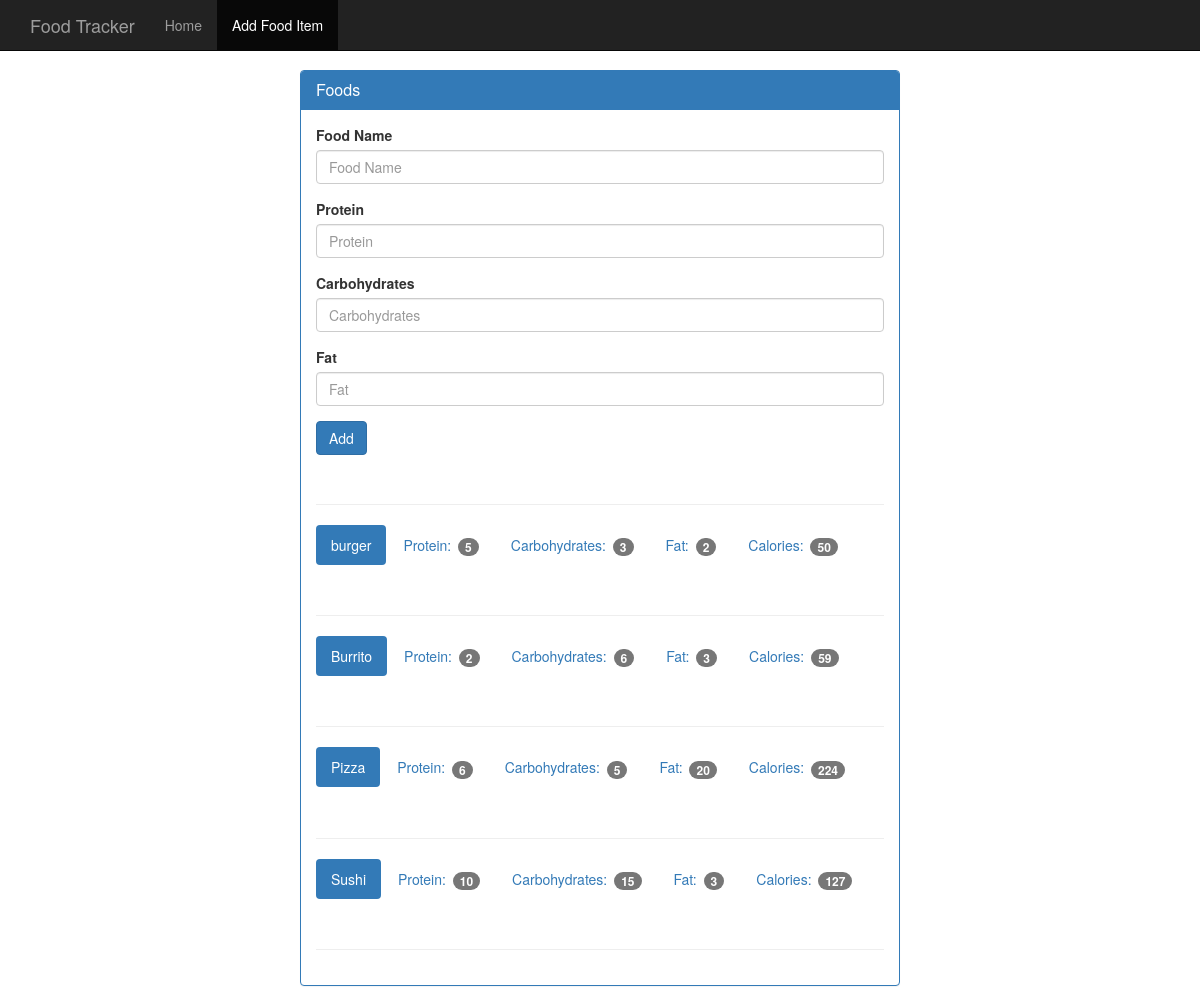
Before: /food with the older database file.
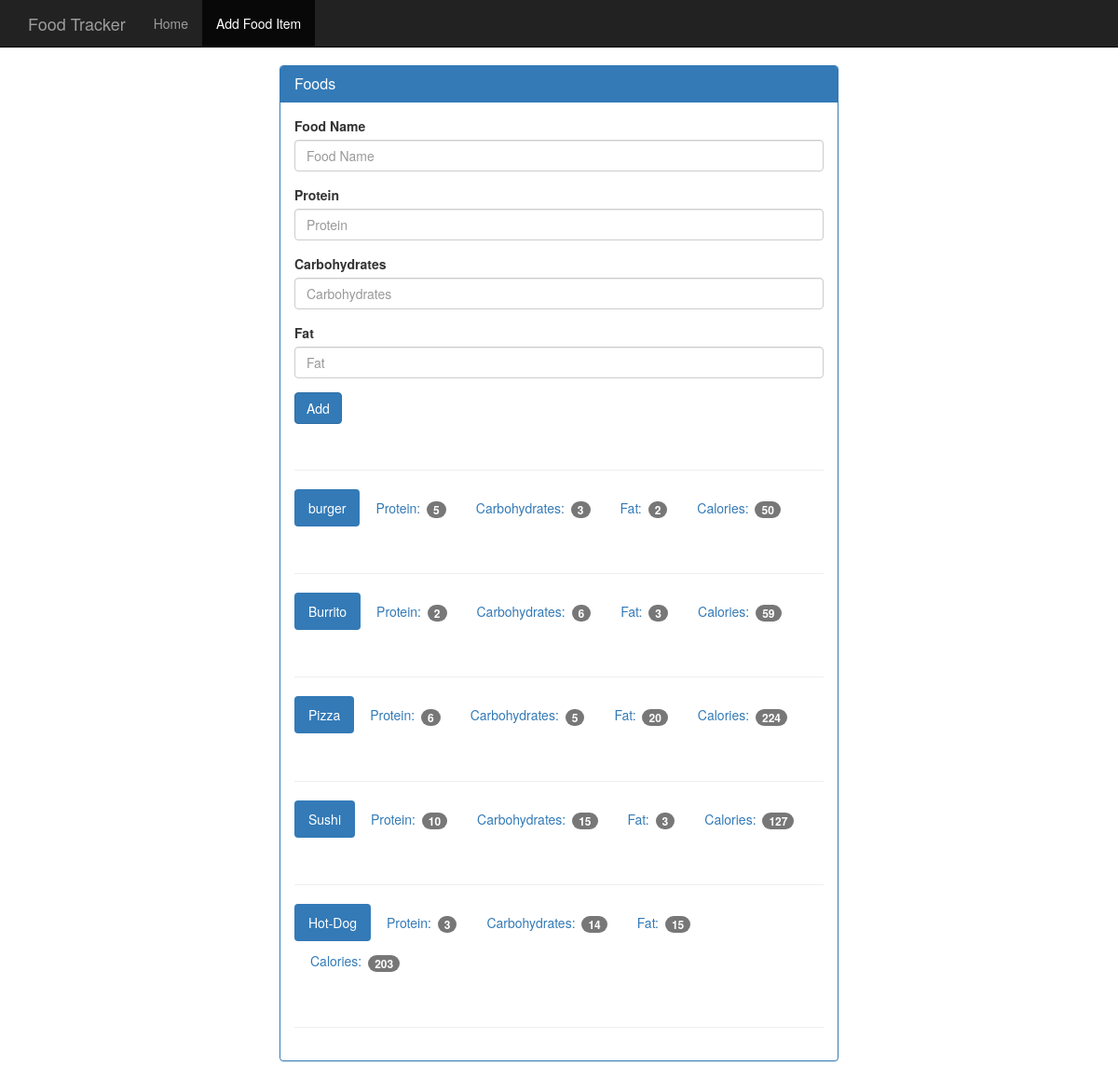
After: the same page with the newer database file.
### tables this page shows
CREATE TABLE food(
    id integer primary key autoincrement,
    name text not null,
    protein integer not null,
    carbohydrates integer not null,
    fat integer not null,
    calories integer not null 
);

### app.py (the view, shortened to what this page needs)
@app.route('/food', methods=['GET', 'POST'])
def food_F():
    db = get_db()
    cur = db.execute('SELECT name,protein,carbohydrates, fat, calories FROM food')
    results = cur.fetchall()
    return render_template('add_food.html',results = results)

### app.py (called while the page is built)
def connect_db():
    sql = sqlite3.connect('DataBase/food_log.db')
    sql.row_factory = sqlite3.Row  # Get a list of dictionaries
    return sql

def get_db():
    if not hasattr(g, 'sqlite_db'):
        g.sqlite_db = connect_db()
    return g.sqlite_db

### templates/add_food.html
{% extends "base.html" %}
 {% block body %}
    <nav class="navbar navbar-inverse navbar-fixed-top">
      <div class="container">
        <div class="navbar-header">
          <a class="navbar-brand" href="{{ url_for('index')}}">Food Tracker</a>
        </div>
        <div id="navbar" class="navbar-collapse collapse">
          <ul class="nav navbar-nav">
            <li><a href="{{ url_for('index')}}">Home</a></li>
            <li class="active"><a href="{{ url_for('food_F')}}">Add Food Item</a></li>
          </ul>
        </div>
      </div>
    </nav>
    <div class="container theme-showcase col-sm-6 col-sm-offset-3" role="main">
      <div class="row">
        <div>
          <div class="panel panel-primary">
            <div class="panel-heading">
              <h3 class="panel-title">Foods</h3>
            </div>
            <div class="panel-body">
              <form action="/food" method="POST">
                <div class="form-group">
                  <label for="food-name">Food Name</label>
                  <input type="text" class="form-control" id="food-name" name="FoodName" placeholder="Food Name">
                </div>
                <div class="form-group">
                  <label for="protein">Protein</label>
                  <input type="number" class="form-control" id="protein" name="Protein" placeholder="Protein">
                </div>
                <div class="form-group">
                  <label for="carbohydrates">Carbohydrates</label>
                  <input type="number" class="form-control" id="carbohydrates" name="Carbohydrates" placeholder="Carbohydrates">
                </div>
                <div class="form-group">
                  <label for="fat">Fat</label>
                  <input type="number" class="form-control" id="fat" name="Fat" placeholder="Fat">
                </div>
                <button type="submit" class="btn btn-primary">Add</button>
              </form>
              <div class="page-header"></div>
              {% for food in results %}
              <ul class="nav nav-pills" role="tablist">
                <li class="active"><a>{{food.name}}</a></li>
                <li><a>Protein: <span class="badge">{{food.protein}}</span></a></li>
                <li><a>Carbohydrates: <span class="badge">{{food.carbohydrates}}</span></a></li>
                <li><a>Fat: <span class="badge">{{food.fat}}</span></a></li>
                <li><a>Calories: <span class="badge">{{food.calories}}</span></a></li>
              </ul>
              <div class="page-header"></div>
              {% endfor %}
            </div>
          </div>
        </div>
      </div>
    </div>
  {% endblock %}

### templates/base.html (shortened to what this page needs)
<!DOCTYPE html>
<html lang="en">
  <head>
    <link href="{{url_for('static', filename='bootstrap.min.css') }}" rel="stylesheet">
    <link href="{{url_for('static', filename='theme.css')}}" rel="stylesheet">
  </head>
    <body>
        {% block body %}
        {% endblock %}
    </body>
</html>

### static/theme.css (style rules this page uses)
body { padding-top: 70px; padding-bottom: 30px; }

Changed rows visible on the page:
added food: name "Hot-Dog", protein "3", carbohydrates "14", fat "15", calories "203"
